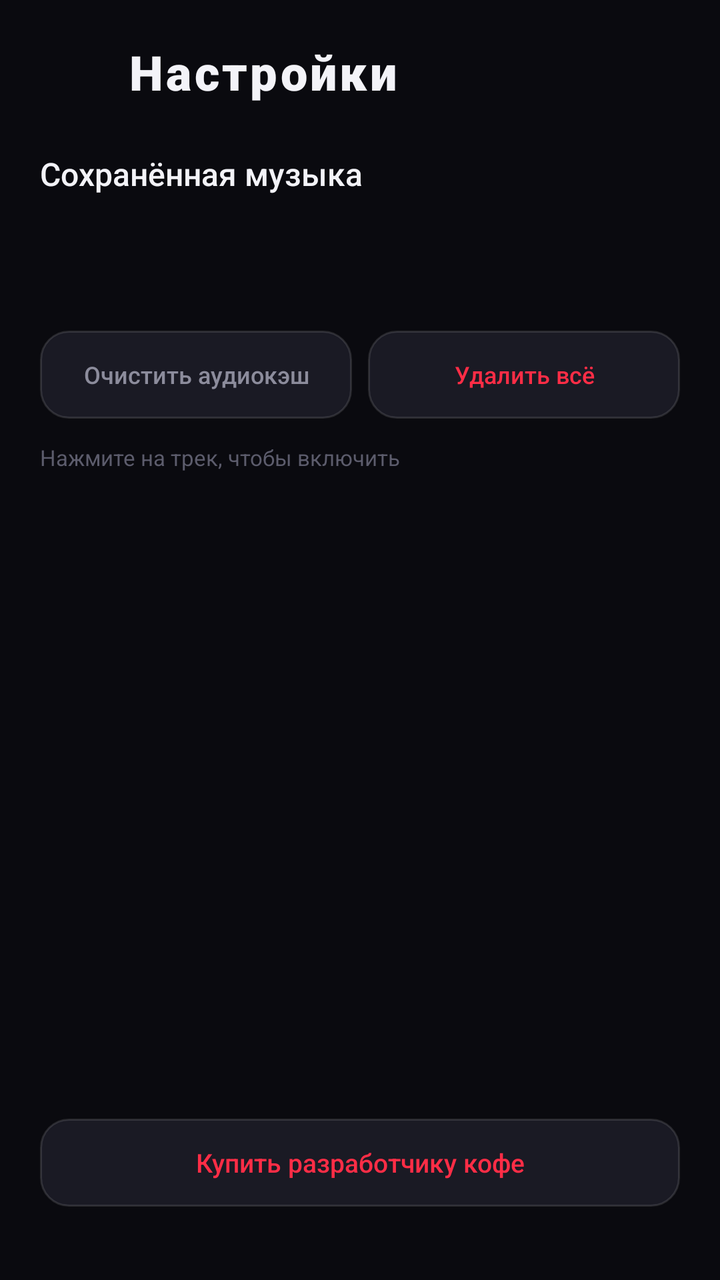
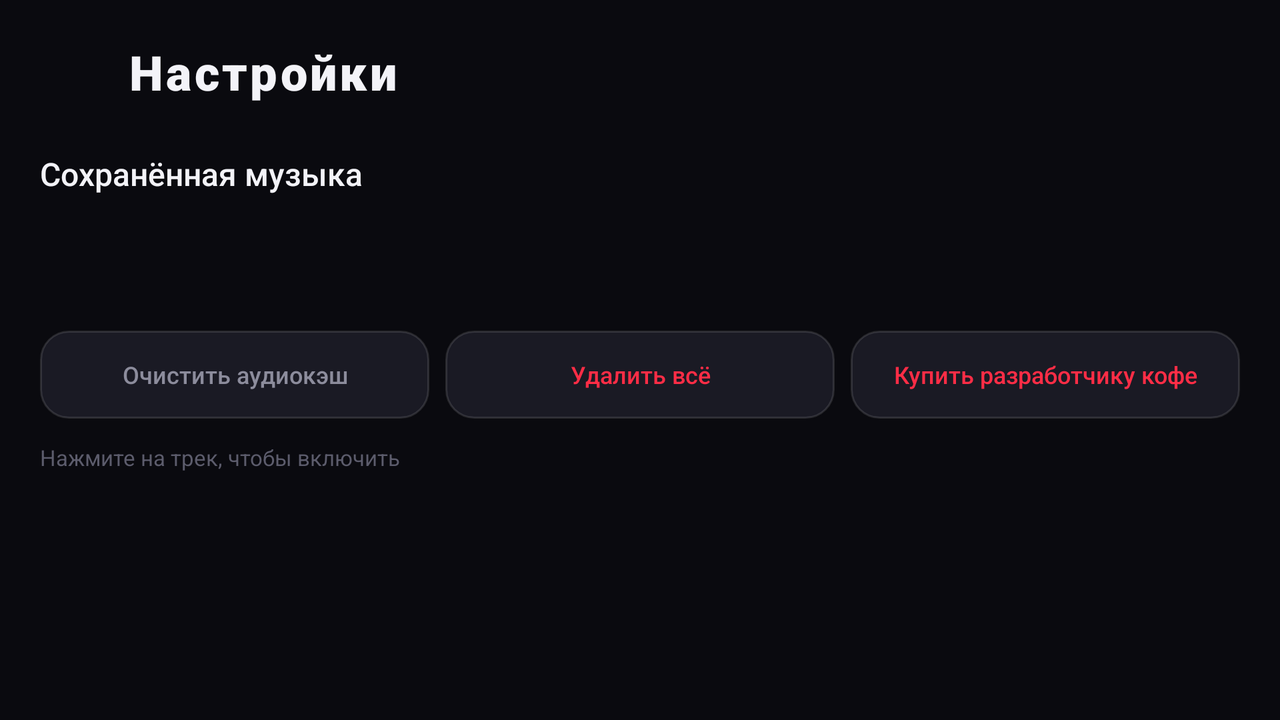

An Android layout and its configuration variant, each rendered on a device that would load it. The default file and the variant file are quoted in full after the pictures.
<!-- AndroidManifest.xml: application theme AppTheme -->
<!-- res/layout/activity_settings.xml -->
<?xml version="1.0" encoding="utf-8"?>
<LinearLayout xmlns:android="http://schemas.android.com/apk/res/android"
    android:id="@+id/settingsRoot"
    android:layout_width="match_parent"
    android:layout_height="match_parent"
    android:background="@color/bg"
    android:orientation="vertical">

    <LinearLayout
        android:layout_width="match_parent"
        android:layout_height="wrap_content"
        android:gravity="center_vertical"
        android:orientation="horizontal"
        android:paddingStart="12dp"
        android:paddingTop="14dp"
        android:paddingEnd="20dp"
        android:paddingBottom="8dp">

        <ImageButton
            android:id="@+id/settingsBack"
            android:layout_width="44dp"
            android:layout_height="44dp"
            android:background="?android:attr/selectableItemBackgroundBorderless"
            android:contentDescription="@string/back"
            android:focusable="true"
            android:foreground="@drawable/bg_focus_circle"
            android:padding="10dp"
            android:src="@drawable/ic_back_white" />

        <TextView
            android:layout_width="0dp"
            android:layout_height="wrap_content"
            android:layout_marginStart="8dp"
            android:layout_weight="1"
            android:fontFamily="sans-serif-black"
            android:letterSpacing="0.06"
            android:text="@string/settings"
            android:textColor="@color/text"
            android:textSize="24sp" />
    </LinearLayout>

    <TextView
        android:layout_width="match_parent"
        android:layout_height="wrap_content"
        android:layout_marginStart="20dp"
        android:layout_marginTop="10dp"
        android:layout_marginEnd="20dp"
        android:fontFamily="sans-serif-medium"
        android:text="@string/settings_saved_title"
        android:textColor="@color/text"
        android:textSize="16sp" />

    <TextView
        android:id="@+id/settingsStorage"
        android:layout_width="match_parent"
        android:layout_height="wrap_content"
        android:layout_marginStart="20dp"
        android:layout_marginTop="6dp"
        android:layout_marginEnd="20dp"
        android:textColor="@color/text_dim"
        android:textSize="12sp" />

    <TextView
        android:id="@+id/settingsTemp"
        android:layout_width="match_parent"
        android:layout_height="wrap_content"
        android:layout_marginStart="20dp"
        android:layout_marginTop="2dp"
        android:layout_marginEnd="20dp"
        android:textColor="@color/text_faint"
        android:textSize="11sp" />

    <TextView
        android:id="@+id/settingsFree"
        android:layout_width="match_parent"
        android:layout_height="wrap_content"
        android:layout_marginStart="20dp"
        android:layout_marginTop="2dp"
        android:layout_marginEnd="20dp"
        android:textColor="@color/text_faint"
        android:textSize="11sp" />

    <LinearLayout
        android:layout_width="match_parent"
        android:layout_height="wrap_content"
        android:layout_marginStart="20dp"
        android:layout_marginTop="12dp"
        android:layout_marginEnd="20dp"
        android:orientation="horizontal">

        <TextView
            android:id="@+id/settingsClearTemp"
            android:layout_width="0dp"
            android:layout_height="44dp"
            android:layout_weight="1"
            android:background="@drawable/bg_pill_button"
            android:focusable="true"
            android:fontFamily="sans-serif-medium"
            android:foreground="@drawable/bg_focus_ring"
            android:gravity="center"
            android:nextFocusRight="@id/settingsDeleteAll"
            android:text="@string/settings_clear_temp"
            android:textColor="@color/text_dim"
            android:textSize="12sp" />

        <TextView
            android:id="@+id/settingsDeleteAll"
            android:layout_width="0dp"
            android:layout_height="44dp"
            android:layout_marginStart="8dp"
            android:layout_weight="1"
            android:background="@drawable/bg_pill_button"
            android:focusable="true"
            android:fontFamily="sans-serif-medium"
            android:foreground="@drawable/bg_focus_ring"
            android:gravity="center"
            android:text="@string/settings_delete_all"
            android:textColor="@color/accent"
            android:textSize="12sp" />
    </LinearLayout>

    <TextView
        android:id="@+id/settingsHint"
        android:layout_width="match_parent"
        android:layout_height="wrap_content"
        android:layout_marginStart="20dp"
        android:layout_marginTop="12dp"
        android:layout_marginEnd="20dp"
        android:text="@string/settings_play_hint"
        android:textColor="@color/text_faint"
        android:textSize="11sp" />

    <FrameLayout
        android:layout_width="match_parent"
        android:layout_height="0dp"
        android:layout_marginTop="6dp"
        android:layout_weight="1">

        <ListView
            android:id="@+id/settingsList"
            android:layout_width="match_parent"
            android:layout_height="match_parent"
            android:clipToPadding="false"
            android:divider="@null"
            android:dividerHeight="0dp"
            android:drawSelectorOnTop="true"
            android:listSelector="@drawable/bg_row_focus"
            android:paddingBottom="12dp"
            android:scrollbars="none" />

        <TextView
            android:id="@+id/settingsEmpty"
            android:layout_width="match_parent"
            android:layout_height="match_parent"
            android:gravity="center"
            android:paddingStart="40dp"
            android:paddingEnd="40dp"
            android:text="@string/settings_empty"
            android:textColor="@color/text_dim"
            android:textSize="13sp"
            android:visibility="gone" />
    </FrameLayout>

    <TextView
        android:id="@+id/settingsDonate"
        android:layout_width="match_parent"
        android:layout_height="44dp"
        android:layout_marginStart="20dp"
        android:layout_marginTop="4dp"
        android:layout_marginEnd="20dp"
        android:layout_marginBottom="4dp"
        android:background="@drawable/bg_pill_button"
        android:focusable="true"
        android:fontFamily="sans-serif-medium"
        android:foreground="@drawable/bg_focus_ring"
        android:gravity="center"
        android:nextFocusUp="@id/settingsList"
        android:text="@string/settings_donate"
        android:textColor="@color/accent"
        android:textSize="13sp" />

    <TextView
        android:id="@+id/settingsVersion"
        android:layout_width="match_parent"
        android:layout_height="wrap_content"
        android:layout_marginStart="20dp"
        android:layout_marginTop="2dp"
        android:layout_marginEnd="20dp"
        android:layout_marginBottom="16dp"
        android:gravity="center"
        android:textColor="@color/text_faint"
        android:textSize="11sp" />
</LinearLayout>
<!-- resources referenced by this layout -->
<resources>
  <color name="accent">#FF2D46</color>
  <color name="bg">#0A0A0F</color>
  <color name="text">#F3F3F8</color>
  <color name="text_dim">#8C8C9C</color>
  <color name="text_faint">#5C5C6C</color>
  <!-- drawable bg_focus_circle (drawable) -->
  <?xml version="1.0" encoding="utf-8"?>
  <selector xmlns:android="http://schemas.android.com/apk/res/android">
      <item android:state_focused="true">
          <shape android:shape="oval">
              <solid android:color="@color/transparent" />
              <stroke android:width="3dp" android:color="@color/white" />
          </shape>
      </item>
      <item android:drawable="@android:color/transparent" />
  </selector>
  <!-- drawable bg_focus_ring (drawable) -->
  <?xml version="1.0" encoding="utf-8"?>
  <selector xmlns:android="http://schemas.android.com/apk/res/android">
      <item android:state_focused="true">
          <shape android:shape="rectangle">
              <solid android:color="@color/transparent" />
              <corners android:radius="22dp" />
              <stroke android:width="2dp" android:color="@color/white" />
          </shape>
      </item>
      <item android:drawable="@android:color/transparent" />
  </selector>
  <!-- drawable bg_pill_button (drawable) -->
  <?xml version="1.0" encoding="utf-8"?>
  <shape xmlns:android="http://schemas.android.com/apk/res/android" android:shape="rectangle">
      <solid android:color="@color/surface2" />
      <corners android:radius="14dp" />
      <stroke android:width="1dp" android:color="#1FFFFFFF" />
  </shape>
  <!-- drawable bg_row_focus (drawable) -->
  <?xml version="1.0" encoding="utf-8"?>
  <selector xmlns:android="http://schemas.android.com/apk/res/android">
      <item android:state_pressed="true">
          <shape android:shape="rectangle">
              <solid android:color="#33FF2D46" />
          </shape>
      </item>
      <item android:state_focused="true">
          <shape android:shape="rectangle">
              <solid android:color="#26FF2D46" />
              <stroke android:width="2dp" android:color="@color/white" />
          </shape>
      </item>
      <item android:drawable="@android:color/transparent" />
  </selector>
  <string name="back">Назад</string>
  <string name="settings">Настройки</string>
  <string name="settings_clear_temp">Очистить аудиокэш</string>
  <string name="settings_delete_all">Удалить всё</string>
  <string name="settings_donate">Купить разработчику кофе</string>
  <string name="settings_empty">Здесь появятся треки, сохранённые кнопкой «Сохранить».</string>
  <string name="settings_play_hint">Нажмите на трек, чтобы включить</string>
  <string name="settings_saved_title">Сохранённая музыка</string>
  <style name="AppTheme" parent="@android:style/Theme.Material.NoActionBar">
          <item name="android:windowBackground">@color/bg</item>
          <item name="android:colorAccent">@color/accent</item>
          <item name="android:colorPrimary">@color/bg</item>
          <item name="android:colorPrimaryDark">@color/bg</item>
          <item name="android:statusBarColor">@color/bg</item>
          <item name="android:navigationBarColor">@color/bg</item>
          <item name="android:windowLightStatusBar">false</item>
          <item name="android:windowNoTitle">true</item>
          <item name="android:fontFamily">sans-serif</item>
          <item name="android:textColor">@color/text</item>
      </style>
  <color name="transparent">#00000000</color>
  <color name="white">#FFFFFF</color>
  <color name="surface2">#1A1A24</color>
</resources>
<!-- res/layout-land/activity_settings.xml (the repository's variant of the layout above) -->
<!-- drawn on the phone turned sideways -->
<?xml version="1.0" encoding="utf-8"?>
<LinearLayout xmlns:android="http://schemas.android.com/apk/res/android"
    android:id="@+id/settingsRoot"
    android:layout_width="match_parent"
    android:layout_height="match_parent"
    android:background="@color/bg"
    android:orientation="vertical">

    <LinearLayout
        android:layout_width="match_parent"
        android:layout_height="wrap_content"
        android:gravity="center_vertical"
        android:orientation="horizontal"
        android:paddingStart="12dp"
        android:paddingTop="14dp"
        android:paddingEnd="20dp"
        android:paddingBottom="8dp">

        <ImageButton
            android:id="@+id/settingsBack"
            android:layout_width="44dp"
            android:layout_height="44dp"
            android:background="?android:attr/selectableItemBackgroundBorderless"
            android:contentDescription="@string/back"
            android:focusable="true"
            android:foreground="@drawable/bg_focus_circle"
            android:padding="10dp"
            android:src="@drawable/ic_back_white" />

        <TextView
            android:layout_width="0dp"
            android:layout_height="wrap_content"
            android:layout_marginStart="8dp"
            android:layout_weight="1"
            android:fontFamily="sans-serif-black"
            android:letterSpacing="0.06"
            android:text="@string/settings"
            android:textColor="@color/text"
            android:textSize="24sp" />
    </LinearLayout>

    <TextView
        android:layout_width="match_parent"
        android:layout_height="wrap_content"
        android:layout_marginStart="20dp"
        android:layout_marginTop="10dp"
        android:layout_marginEnd="20dp"
        android:fontFamily="sans-serif-medium"
        android:text="@string/settings_saved_title"
        android:textColor="@color/text"
        android:textSize="16sp" />

    <TextView
        android:id="@+id/settingsStorage"
        android:layout_width="match_parent"
        android:layout_height="wrap_content"
        android:layout_marginStart="20dp"
        android:layout_marginTop="6dp"
        android:layout_marginEnd="20dp"
        android:textColor="@color/text_dim"
        android:textSize="12sp" />

    <TextView
        android:id="@+id/settingsTemp"
        android:layout_width="match_parent"
        android:layout_height="wrap_content"
        android:layout_marginStart="20dp"
        android:layout_marginTop="2dp"
        android:layout_marginEnd="20dp"
        android:textColor="@color/text_faint"
        android:textSize="11sp" />

    <TextView
        android:id="@+id/settingsFree"
        android:layout_width="match_parent"
        android:layout_height="wrap_content"
        android:layout_marginStart="20dp"
        android:layout_marginTop="2dp"
        android:layout_marginEnd="20dp"
        android:textColor="@color/text_faint"
        android:textSize="11sp" />

    <LinearLayout
        android:layout_width="match_parent"
        android:layout_height="wrap_content"
        android:layout_marginStart="20dp"
        android:layout_marginTop="12dp"
        android:layout_marginEnd="20dp"
        android:orientation="horizontal">

        <TextView
            android:id="@+id/settingsClearTemp"
            android:layout_width="0dp"
            android:layout_height="44dp"
            android:layout_weight="1"
            android:background="@drawable/bg_pill_button"
            android:focusable="true"
            android:fontFamily="sans-serif-medium"
            android:foreground="@drawable/bg_focus_ring"
            android:gravity="center"
            android:nextFocusRight="@id/settingsDeleteAll"
            android:text="@string/settings_clear_temp"
            android:textColor="@color/text_dim"
            android:textSize="12sp" />

        <TextView
            android:id="@+id/settingsDeleteAll"
            android:layout_width="0dp"
            android:layout_height="44dp"
            android:layout_marginStart="8dp"
            android:layout_weight="1"
            android:background="@drawable/bg_pill_button"
            android:focusable="true"
            android:fontFamily="sans-serif-medium"
            android:foreground="@drawable/bg_focus_ring"
            android:gravity="center"
            android:nextFocusLeft="@id/settingsClearTemp"
            android:nextFocusRight="@id/settingsDonate"
            android:text="@string/settings_delete_all"
            android:textColor="@color/accent"
            android:textSize="12sp" />

        <TextView
            android:id="@+id/settingsDonate"
            android:layout_width="0dp"
            android:layout_height="44dp"
            android:layout_marginStart="8dp"
            android:layout_weight="1"
            android:background="@drawable/bg_pill_button"
            android:focusable="true"
            android:fontFamily="sans-serif-medium"
            android:foreground="@drawable/bg_focus_ring"
            android:gravity="center"
            android:nextFocusLeft="@id/settingsDeleteAll"
            android:text="@string/settings_donate"
            android:textColor="@color/accent"
            android:textSize="12sp" />
    </LinearLayout>

    <TextView
        android:id="@+id/settingsHint"
        android:layout_width="match_parent"
        android:layout_height="wrap_content"
        android:layout_marginStart="20dp"
        android:layout_marginTop="12dp"
        android:layout_marginEnd="20dp"
        android:text="@string/settings_play_hint"
        android:textColor="@color/text_faint"
        android:textSize="11sp" />

    <FrameLayout
        android:layout_width="match_parent"
        android:layout_height="0dp"
        android:layout_marginTop="6dp"
        android:layout_weight="1">

        <ListView
            android:id="@+id/settingsList"
            android:layout_width="match_parent"
            android:layout_height="match_parent"
            android:clipToPadding="false"
            android:divider="@null"
            android:dividerHeight="0dp"
            android:drawSelectorOnTop="true"
            android:listSelector="@drawable/bg_row_focus"
            android:paddingBottom="12dp"
            android:scrollbars="none" />

        <TextView
            android:id="@+id/settingsEmpty"
            android:layout_width="match_parent"
            android:layout_height="match_parent"
            android:gravity="center"
            android:paddingStart="40dp"
            android:paddingEnd="40dp"
            android:text="@string/settings_empty"
            android:textColor="@color/text_dim"
            android:textSize="13sp"
            android:visibility="gone" />
    </FrameLayout>

    <TextView
        android:id="@+id/settingsVersion"
        android:layout_width="match_parent"
        android:layout_height="wrap_content"
        android:layout_marginStart="20dp"
        android:layout_marginTop="6dp"
        android:layout_marginEnd="20dp"
        android:layout_marginBottom="10dp"
        android:gravity="center"
        android:textColor="@color/text_faint"
        android:textSize="11sp" />
</LinearLayout>
